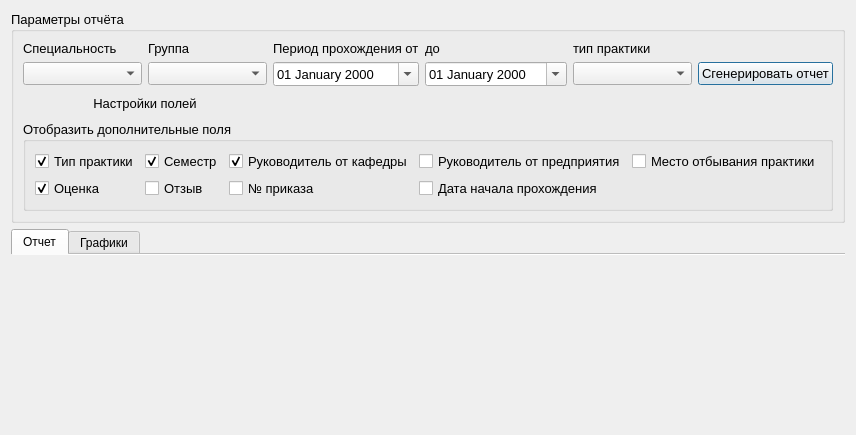
<?xml version="1.0" encoding="UTF-8"?>
<ui version="4.0">
 <class>OtchetPraktiki</class>
 <widget class="QDialog" name="OtchetPraktiki">
  <property name="geometry">
   <rect>
    <x>0</x>
    <y>0</y>
    <width>819</width>
    <height>435</height>
   </rect>
  </property>
  <property name="windowTitle">
   <string>Отчёт по прохождениям практики</string>
  </property>
  <layout class="QGridLayout" name="gridLayout_6">
   <item row="0" column="0">
    <widget class="QGroupBox" name="groupBox_search">
     <property name="sizePolicy">
      <sizepolicy hsizetype="Preferred" vsizetype="Fixed">
       <horstretch>0</horstretch>
       <verstretch>0</verstretch>
      </sizepolicy>
     </property>
     <property name="font">
      <font>
       <pointsize>10</pointsize>
      </font>
     </property>
     <property name="title">
      <string>Параметры отчёта</string>
     </property>
     <layout class="QGridLayout" name="gridLayout">
      <item row="1" column="5">
       <widget class="QPushButton" name="pushButton_showReport">
        <property name="font">
         <font>
          <pointsize>10</pointsize>
         </font>
        </property>
        <property name="text">
         <string>Сгенерировать отчет</string>
        </property>
        <property name="icon">
         <iconset resource="../resourses.qrc">
          <normaloff>:/img/img/generate.png</normaloff>:/img/img/generate.png</iconset>
        </property>
       </widget>
      </item>
      <item row="1" column="2">
       <widget class="QDateEdit" name="dateEdit_start">
        <property name="font">
         <font>
          <pointsize>10</pointsize>
         </font>
        </property>
        <property name="displayFormat">
         <string>dd MMMM yyyy</string>
        </property>
        <property name="calendarPopup">
         <bool>true</bool>
        </property>
       </widget>
      </item>
      <item row="1" column="3">
       <widget class="QDateEdit" name="dateEdit_end">
        <property name="font">
         <font>
          <pointsize>10</pointsize>
         </font>
        </property>
        <property name="displayFormat">
         <string>dd MMMM yyyy</string>
        </property>
        <property name="calendarPopup">
         <bool>true</bool>
        </property>
       </widget>
      </item>
      <item row="1" column="4">
       <widget class="QComboBox" name="comboBox_type_practika">
        <property name="font">
         <font>
          <pointsize>10</pointsize>
         </font>
        </property>
       </widget>
      </item>
      <item row="0" column="1">
       <widget class="QLabel" name="label">
        <property name="text">
         <string>Группа</string>
        </property>
       </widget>
      </item>
      <item row="0" column="2">
       <widget class="QLabel" name="label_8">
        <property name="font">
         <font>
          <pointsize>10</pointsize>
         </font>
        </property>
        <property name="text">
         <string>Период прохождения от</string>
        </property>
       </widget>
      </item>
      <item row="0" column="4">
       <widget class="QLabel" name="label_3">
        <property name="font">
         <font>
          <pointsize>10</pointsize>
         </font>
        </property>
        <property name="text">
         <string>тип практики</string>
        </property>
       </widget>
      </item>
      <item row="1" column="1">
       <widget class="QComboBox" name="comboBox_gruppa"/>
      </item>
      <item row="0" column="3">
       <widget class="QLabel" name="label_2">
        <property name="font">
         <font>
          <pointsize>10</pointsize>
         </font>
        </property>
        <property name="text">
         <string>до</string>
        </property>
       </widget>
      </item>
      <item row="1" column="0">
       <widget class="QComboBox" name="comboBox_spec"/>
      </item>
      <item row="4" column="0" colspan="6">
       <widget class="QGroupBox" name="groupBox_columns">
        <property name="sizePolicy">
         <sizepolicy hsizetype="Preferred" vsizetype="Fixed">
          <horstretch>0</horstretch>
          <verstretch>0</verstretch>
         </sizepolicy>
        </property>
        <property name="title">
         <string>Отобразить дополнительные поля</string>
        </property>
        <layout class="QGridLayout" name="gridLayout_3">
         <item row="0" column="2">
          <widget class="QCheckBox" name="checkBox3">
           <property name="text">
            <string>Руководитель от кафедры</string>
           </property>
           <property name="checked">
            <bool>true</bool>
           </property>
          </widget>
         </item>
         <item row="0" column="3">
          <widget class="QCheckBox" name="checkBox4">
           <property name="text">
            <string>Руководитель от предприятия</string>
           </property>
          </widget>
         </item>
         <item row="0" column="1">
          <widget class="QCheckBox" name="checkBox2">
           <property name="text">
            <string>Семестр</string>
           </property>
           <property name="checked">
            <bool>true</bool>
           </property>
          </widget>
         </item>
         <item row="0" column="0">
          <widget class="QCheckBox" name="checkBox1">
           <property name="text">
            <string>Тип практики</string>
           </property>
           <property name="checked">
            <bool>true</bool>
           </property>
          </widget>
         </item>
         <item row="1" column="2">
          <widget class="QCheckBox" name="checkBox7">
           <property name="text">
            <string>№ приказа</string>
           </property>
          </widget>
         </item>
         <item row="1" column="0">
          <widget class="QCheckBox" name="checkBox5">
           <property name="text">
            <string>Оценка</string>
           </property>
           <property name="checked">
            <bool>true</bool>
           </property>
          </widget>
         </item>
         <item row="1" column="3">
          <widget class="QCheckBox" name="checkBox8">
           <property name="text">
            <string>Дата начала прохождения</string>
           </property>
          </widget>
         </item>
         <item row="1" column="1">
          <widget class="QCheckBox" name="checkBox6">
           <property name="text">
            <string>Отзыв</string>
           </property>
          </widget>
         </item>
         <item row="0" column="4">
          <widget class="QCheckBox" name="checkBox9">
           <property name="text">
            <string>Место отбывания практики</string>
           </property>
          </widget>
         </item>
        </layout>
       </widget>
      </item>
      <item row="2" column="0" colspan="2">
       <widget class="QPushButton" name="pushButton_set">
        <property name="text">
         <string>Настройки полей</string>
        </property>
        <property name="icon">
         <iconset resource="../resourses.qrc">
          <normaloff>:/img/img/1downarrow.png</normaloff>:/img/img/1downarrow.png</iconset>
        </property>
        <property name="flat">
         <bool>true</bool>
        </property>
       </widget>
      </item>
      <item row="0" column="0">
       <widget class="QLabel" name="label_4">
        <property name="text">
         <string>Специальность</string>
        </property>
       </widget>
      </item>
     </layout>
    </widget>
   </item>
   <item row="1" column="0">
    <widget class="QTabWidget" name="tabWidget">
     <property name="tabShape">
      <enum>QTabWidget::Rounded</enum>
     </property>
     <property name="currentIndex">
      <number>0</number>
     </property>
     <property name="documentMode">
      <bool>true</bool>
     </property>
     <property name="movable">
      <bool>true</bool>
     </property>
     <widget class="QWidget" name="tab">
      <attribute name="icon">
       <iconset resource="../resourses.qrc">
        <normaloff>:/img/img/report.png</normaloff>:/img/img/report.png</iconset>
      </attribute>
      <attribute name="title">
       <string>Отчет</string>
      </attribute>
      <layout class="QGridLayout" name="gridLayout_2">
       <item row="0" column="0">
        <layout class="QVBoxLayout" name="verticalLayout"/>
       </item>
      </layout>
     </widget>
     <widget class="QWidget" name="tab_2">
      <attribute name="icon">
       <iconset resource="../resourses.qrc">
        <normaloff>:/img/img/chart.png</normaloff>:/img/img/chart.png</iconset>
      </attribute>
      <attribute name="title">
       <string>Графики</string>
      </attribute>
      <layout class="QGridLayout" name="gridLayout_5">
       <item row="0" column="0">
        <layout class="QGridLayout" name="gridLayout_4"/>
       </item>
      </layout>
     </widget>
    </widget>
   </item>
  </layout>
 </widget>
 <resources>
  <include location="../resourses.qrc"/>
 </resources>
 <connections/>
</ui>
